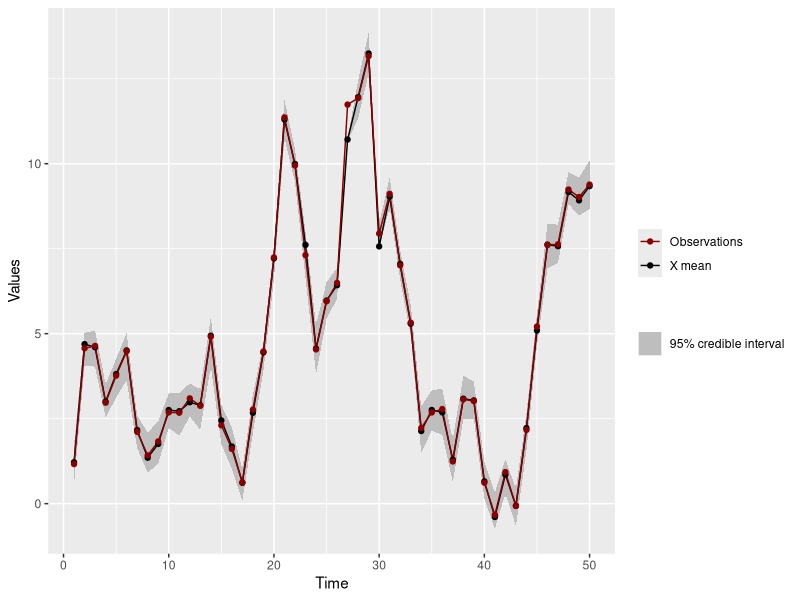

Recreate this plot in R.
## ---- chunk 1
set.seed(0)
# start with prior for x
T <- 50 # number of observations
x_true <- rep(NA, T)
obs <- rep(NA, T)
sx <- 2.2 # standard deviation for x
sy <- 0.3 # standard deviation for y
x_true[1] <- rnorm(1, 0, 1)
obs[1] <- rnorm(1, x_true[1], sy)

for (t in seq(2, T)) {
  x_true[t] <- rnorm(1, x_true[t-1], sx)
  obs[t] <- rnorm(1, x_true[t], sy)
}
## ---- chunk 2
T <- length(obs)
N <- 100 # number of particles
# create x and weight matrices
x <- matrix(nrow =  N, ncol = T)
x_post <- matrix(nrow =  N, ncol = T) # weighted resampling with replacement. This ensures that X will converge to the true
weights <- matrix(nrow =  N, ncol = T) # weights
W <- matrix(nrow =  N, ncol = T) # normalized weights
A <- matrix(nrow =  N, ncol = T) # indices according to the normalized weights
# initial (at t=1):
# draw X from prior distribution
x[, 1] <- rnorm(N, 0, sx)
# calculate weights, i.e. probability of evidence given sample from X
weights[, 1] <- dnorm(obs[1], x[, 1], sy)
# normalise weights 
W[, 1] <- weights[, 1]/sum(weights[, 1])
A[, 1] <- sample(1:N, prob = W[1:N, 1], replace = T) 
x_post[, 1] <- x[A[, 1], 1] 

for (t in seq(2, T)) {
  # predict x_{t} from previous time step x_{t-1}
  # based on process (transition) model
  x[, t] <- rnorm(N, x_post[, t-1], sx)
  # calculate  and normalise weights
  weights[, t] <- dnorm(obs[t], x[, t], sy)
  W[, t] <- weights[, t]/sum(weights[, t])
  A[, t] <- sample(1:N, prob = W[1:N, t], replace = T)
  # weighted resampling with replacement
  x_post[, t] <- x[A[, t], t]
}

x_means <- apply(x_post, 2, mean)
x_quantiles <- apply(x_post, 2, function(x) quantile(x, probs = c(0.025, 0.975)))
df <- data.frame(t = seq(1, T),
                 x_mean = x_means,
                 x_lb = x_quantiles[1, ],
                 x_ub = x_quantiles[2, ],
                 x_true = x_true,
                 observations = obs)

library(ggplot2)
ggplot(df, aes(x = t)) +
geom_ribbon(aes(ymin = x_lb, ymax = x_ub, fill="95% credible interval")) +
geom_line(aes(y = x_mean, color="X mean")) +
geom_line(aes(y = observations, color="Observations")) +
geom_point(aes(y = x_mean, color="X mean")) +
geom_point(aes(y = observations, color="Observations")) +
labs(y="Values", x="Time") + 
scale_colour_manual("", values=c("X mean"="black", "Observations"="darkred")) +
scale_fill_manual("", values="grey")
  
